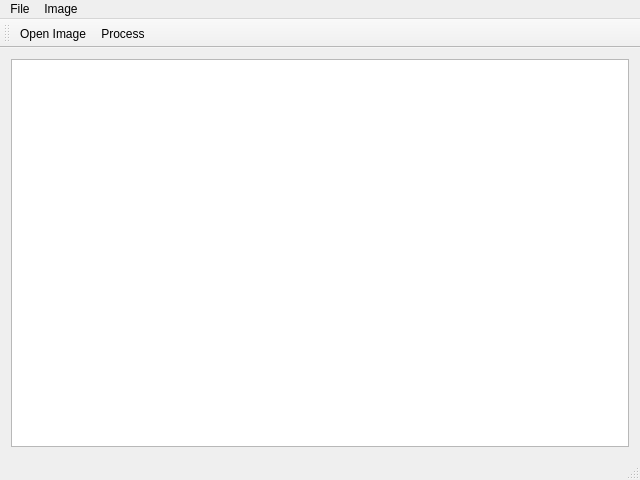
<?xml version="1.0" encoding="UTF-8"?>
<ui version="4.0">
 <class>MainWindow</class>
 <widget class="QMainWindow" name="MainWindow">
  <property name="geometry">
   <rect>
    <x>0</x>
    <y>0</y>
    <width>640</width>
    <height>480</height>
   </rect>
  </property>
  <property name="windowTitle">
   <string>MainWindow</string>
  </property>
  <widget class="QWidget" name="centralWidget">
   <layout class="QHBoxLayout" name="horizontalLayout">
    <item>
     <widget class="QGraphicsView" name="graphicsView"/>
    </item>
   </layout>
  </widget>
  <widget class="QMenuBar" name="menuBar">
   <property name="geometry">
    <rect>
     <x>0</x>
     <y>0</y>
     <width>640</width>
     <height>20</height>
    </rect>
   </property>
   <widget class="QMenu" name="menuFile">
    <property name="title">
     <string>File</string>
    </property>
    <addaction name="actionOpen_Image"/>
   </widget>
   <widget class="QMenu" name="menuImage">
    <property name="title">
     <string>Image</string>
    </property>
    <addaction name="actionProcess"/>
   </widget>
   <addaction name="menuFile"/>
   <addaction name="menuImage"/>
  </widget>
  <widget class="QToolBar" name="mainToolBar">
   <attribute name="toolBarArea">
    <enum>TopToolBarArea</enum>
   </attribute>
   <attribute name="toolBarBreak">
    <bool>false</bool>
   </attribute>
   <addaction name="actionOpen_Image"/>
   <addaction name="actionProcess"/>
  </widget>
  <widget class="QStatusBar" name="statusBar"/>
  <action name="actionOpen_Image">
   <property name="icon">
    <iconset resource="resource.qrc">
     <normaloff>:/icons/document-open.svg</normaloff>:/icons/document-open.svg</iconset>
   </property>
   <property name="text">
    <string>Open Image</string>
   </property>
  </action>
  <action name="actionProcess">
   <property name="text">
    <string>Process</string>
   </property>
  </action>
 </widget>
 <layoutdefault spacing="6" margin="11"/>
 <resources>
  <include location="resource.qrc"/>
 </resources>
 <connections/>
</ui>
